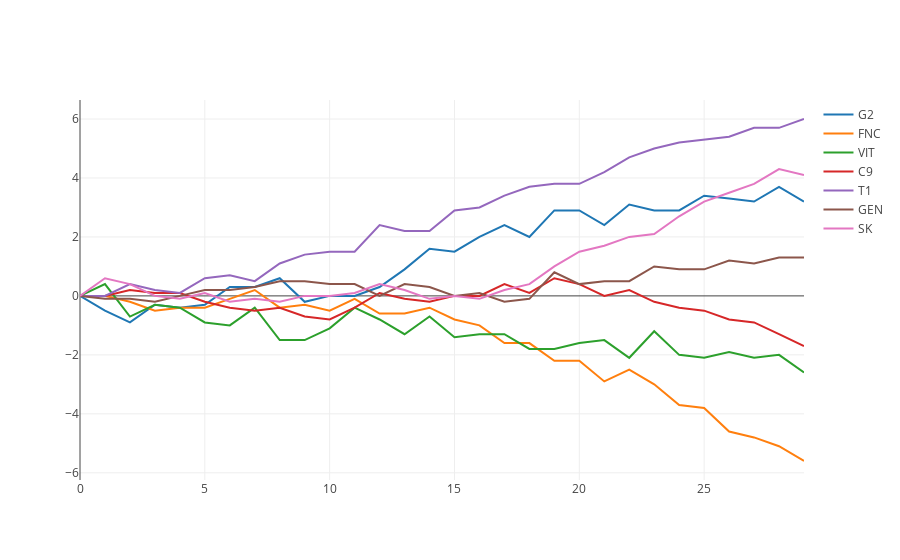

The notebook cell saved with this chart:
### Code cell
iplot({
    'data': [Scatter(x = list(range(30)),
                     y = np.array(wardsOverTime('YELLOW_TRINKET', team)) + np.array(wardsOverTime('SIGHT_WARD', team)),
                     name = team)
             for team in ['G2', 'FNC', 'VIT', 'C9', 'T1', 'GEN', 'SK']]
})

### Figure 1 — Plotly figure (JSON) as saved in the notebook; plotly's stock layout.template omitted (floating-point values rounded to 4 significant figures)
{"data": [{"name": "G2", "type": "scatter", "uid": "0138908c-6ee4-11ea-8651-30e37a7b83eb", "x": [0, 1, 2, 3, 4, 5, 6, 7, 8, 9, 10, 11, 12, 13, 14, 15, 16, 17, 18, 19, 20, 21, 22, 23, 24, 25, 26, 27, 28, 29], "y": [0, -0.5, -0.9, -0.3, -0.4, -0.3, 0.3, 0.3, 0.6, -0.2, 3.331e-16, 0, 0.3, 0.9, 1.6, 1.5, 2.0, 2.4, 2.0, 2.9, 2.9, 2.4, 3.1, 2.9, 2.9, 3.4, 3.3, 3.2, 3.7, 3.2]}, {"name": "FNC", "type": "scatter", "uid": "0138908d-6ee4-11ea-9982-30e37a7b83eb", "x": [0, 1, 2, 3, 4, 5, 6, 7, 8, 9, 10, 11, 12, 13, 14, 15, 16, 17, 18, 19, 20, 21, 22, 23, 24, 25, 26, 27, 28, 29], "y": [0, 0, -0.2, -0.5, -0.4, -0.4, -0.1, 0.2, -0.4, -0.3, -0.5, -0.1, -0.6, -0.6, -0.4, -0.8, -1.0, -1.6, -1.6, -2.2, -2.2, -2.9, -2.5, -3.0, -3.7, -3.8, -4.6, -4.8, -5.1, -5.6]}, {"name": "VIT", "type": "scatter", "uid": "0138908e-6ee4-11ea-8fd9-30e37a7b83eb", "x": [0, 1, 2, 3, 4, 5, 6, 7, 8, 9, 10, 11, 12, 13, 14, 15, 16, 17, 18, 19, 20, 21, 22, 23, 24, 25, 26, 27, 28, 29], "y": [0, 0.4, -0.7, -0.3, -0.4, -0.9, -1, -0.4, -1.5, -1.5, -1.1, -0.4, -0.8, -1.3, -0.7, -1.4, -1.3, -1.3, -1.8, -1.8, -1.6, -1.5, -2.1, -1.2, -2, -2.1, -1.9, -2.1, -2.0, -2.6]}, {"name": "C9", "type": "scatter", "uid": "0138908f-6ee4-11ea-be1e-30e37a7b83eb", "x": [0, 1, 2, 3, 4, 5, 6, 7, 8, 9, 10, 11, 12, 13, 14, 15, 16, 17, 18, 19, 20, 21, 22, 23, 24, 25, 26, 27, 28, 29], "y": [0, 0, 0.2, 0.1, 0.1, -0.2, -0.4, -0.5, -0.4, -0.7, -0.8, -0.4, 0.1, -0.1, -0.2, 0, -8.882e-16, 0.4, 0.1, 0.6, 0.4, 1.776e-15, 0.2, -0.2, -0.4, -0.5, -0.8, -0.9, -1.3, -1.7]}, {"name": "T1", "type": "scatter", "uid": "01389090-6ee4-11ea-b378-30e37a7b83eb", "x": [0, 1, 2, 3, 4, 5, 6, 7, 8, 9, 10, 11, 12, 13, 14, 15, 16, 17, 18, 19, 20, 21, 22, 23, 24, 25, 26, 27, 28, 29], "y": [0, 0, 0.4, 0.2, 0.1, 0.6, 0.7, 0.5, 1.1, 1.4, 1.5, 1.5, 2.4, 2.2, 2.2, 2.9, 3.0, 3.4, 3.7, 3.8, 3.8, 4.2, 4.7, 5, 5.2, 5.3, 5.4, 5.7, 5.7, 6]}, {"name": "GEN", "type": "scatter", "uid": "01389091-6ee4-11ea-a673-30e37a7b83eb", "x": [0, 1, 2, 3, 4, 5, 6, 7, 8, 9, 10, 11, 12, 13, 14, 15, 16, 17, 18, 19, 20, 21, 22, 23, 24, 25, 26, 27, 28, 29], "y": [0, -0.1, -0.1, -0.2, 0, 0.2, 0.2, 0.3, 0.5, 0.5, 0.4, 0.4, 1.554e-15, 0.4, 0.3, 1.776e-15, 0.1, -0.2, -0.1, 0.8, 0.4, 0.5, 0.5, 1, 0.9, 0.9, 1.2, 1.1, 1.3, 1.3]}, {"name": "SK", "type": "scatter", "uid": "01389092-6ee4-11ea-925c-30e37a7b83eb", "x": [0, 1, 2, 3, 4, 5, 6, 7, 8, 9, 10, 11, 12, 13, 14, 15, 16, 17, 18, 19, 20, 21, 22, 23, 24, 25, 26, 27, 28, 29], "y": [0, 0.6, 0.4, 0, -0.1, 0.1, -0.2, -0.1, -0.2, 0, 0, 0.1, 0.4, 0.2, -0.1, 1.776e-15, -0.1, 0.2, 0.4, 1.0, 1.5, 1.7, 2, 2.1, 2.7, 3.2, 3.5, 3.8, 4.3, 4.1]}], "layout": {}}
